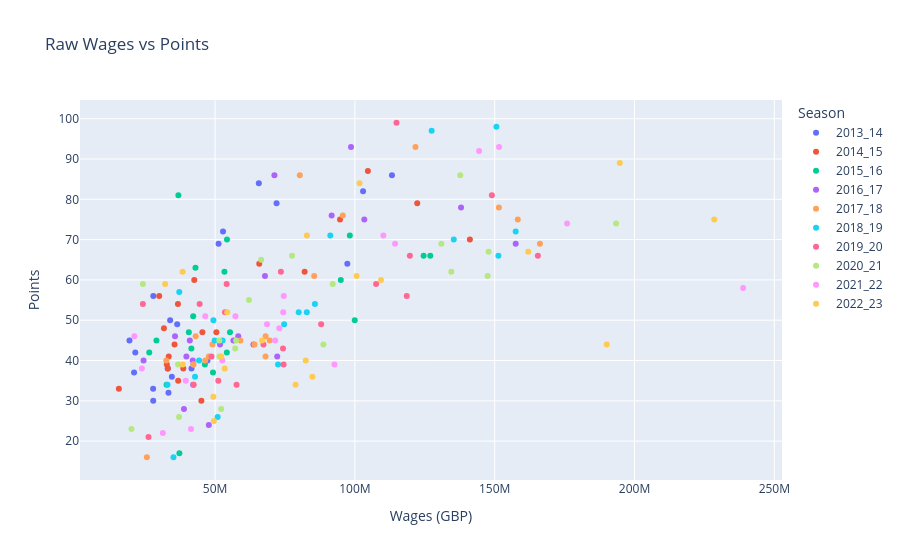

Notebook code for this chart:
### Markdown cell above
## Scatter Bubble Plot

### Code cell
# Scatterplot of Raw Wages vs Points (Clubs are hovered over to show club names)
fig5 = px.scatter(df, x='Wages_GBP', y='Pts', hover_data=['Squad', 'Season'], color = 'Season', title='Raw Wages vs Points', labels={'Wages_GBP': 'Wages (GBP)', 'Pts': 'Points'})
fig5.show()

### Figure 1 — Plotly figure (JSON) as saved in the notebook; plotly's stock layout.template omitted (floating-point values rounded to 4 significant figures)
{"data": [{"customdata": [["Manchester City", "2013_14"], ["Chelsea", "2013_14"], ["Manchester Utd", "2013_14"], ["Arsenal", "2013_14"], ["Liverpool", "2013_14"], ["Everton", "2013_14"], ["Tottenham", "2013_14"], ["West Ham", "2013_14"], ["Sunderland", "2013_14"], ["Newcastle", "2013_14"], ["West Brom", "2013_14"], ["Stoke City", "2013_14"], ["Fulham", "2013_14"], ["Aston Villa", "2013_14"], ["Southampton", "2013_14"], ["Cardiff City", "2013_14"], ["Norwich City", "2013_14"], ["Swansea City", "2013_14"], ["Hull City", "2013_14"], ["Crystal Palace", "2013_14"]], "hovertemplate": "Season=%{customdata[1]}<br>Wages (GBP)=%{x}<br>Points=%{y}<br>Squad=%{customdata[0]}<extra></extra>", "legendgroup": "2013_14", "marker": {"color": "#636efa", "symbol": "circle"}, "mode": "markers", "name": "2013_14", "orientation": "v", "showlegend": true, "type": "scatter", "x": [113254000, 102922000, 97292000, 71994000, 65647000, 52840000, 51251000, 47267000, 41565000, 36448000, 34543000, 33927000, 33327000, 33046000, 27906000, 27872000, 27829000, 21459000, 21024000, 19377000], "xaxis": "x", "y": [86, 82, 64, 79, 84, 72, 69, 40, 38, 49, 36, 50, 32, 38, 56, 30, 33, 42, 37, 45], "yaxis": "y"}, {"customdata": [["Manchester Utd", "2014_15"], ["Manchester City", "2014_15"], ["Chelsea", "2014_15"], ["Arsenal", "2014_15"], ["Liverpool", "2014_15"], ["Tottenham", "2014_15"], ["Everton", "2014_15"], ["West Ham", "2014_15"], ["QPR", "2014_15"], ["Southampton", "2014_15"], ["Sunderland", "2014_15"], ["Hull City", "2014_15"], ["Stoke City", "2014_15"], ["West Brom", "2014_15"], ["Leicester City", "2014_15"], ["Aston Villa", "2014_15"], ["Newcastle", "2014_15"], ["Crystal Palace", "2014_15"], ["Swansea City", "2014_15"], ["Burnley", "2014_15"]], "hovertemplate": "Season=%{customdata[1]}<br>Wages (GBP)=%{x}<br>Points=%{y}<br>Squad=%{customdata[0]}<extra></extra>", "legendgroup": "2014_15", "marker": {"color": "#EF553B", "symbol": "circle"}, "mode": "markers", "name": "2014_15", "orientation": "v", "showlegend": true, "type": "scatter", "x": [141120000, 122296000, 104644000, 94677000, 82030000, 65790000, 50455000, 45458000, 45100000, 42557000, 38626000, 36795000, 36713000, 35490000, 33418000, 33119000, 32733000, 31704000, 30019000, 15581000], "xaxis": "x", "y": [70, 79, 87, 75, 62, 64, 47, 47, 30, 60, 38, 35, 54, 44, 41, 38, 39, 48, 56, 33], "yaxis": "y"}, {"customdata": [["Manchester City", "2015_16"], ["Manchester Utd", "2015_16"], ["Chelsea", "2015_16"], ["Arsenal", "2015_16"], ["Liverpool", "2015_16"], ["Everton", "2015_16"], ["Tottenham", "2015_16"], ["Crystal Palace", "2015_16"], ["West Ham", "2015_16"], ["Newcastle", "2015_16"], ["Sunderland", "2015_16"], ["Southampton", "2015_16"], ["Stoke City", "2015_16"], ["West Brom", "2015_16"], ["Swansea City", "2015_16"], ["Aston Villa", "2015_16"], ["Leicester City", "2015_16"], ["Norwich City", "2015_16"], ["Watford", "2015_16"], ["Bournemouth", "2015_16"]], "hovertemplate": "Season=%{customdata[1]}<br>Wages (GBP)=%{x}<br>Points=%{y}<br>Squad=%{customdata[0]}<extra></extra>", "legendgroup": "2015_16", "marker": {"color": "#00cc96", "symbol": "circle"}, "mode": "markers", "name": "2015_16", "orientation": "v", "showlegend": true, "type": "scatter", "x": [126956000, 124573000, 99939000, 98190000, 94957000, 55323000, 54248000, 54189000, 53333000, 49255000, 46349000, 42983000, 42158000, 41521000, 40612000, 37231000, 36878000, 32656000, 29019000, 26453000], "xaxis": "x", "y": [66, 66, 50, 71, 60, 47, 70, 42, 62, 37, 39, 63, 51, 43, 47, 17, 81, 34, 45, 42], "yaxis": "y"}, {"customdata": [["Manchester Utd", "2016_17"], ["Manchester City", "2016_17"], ["Arsenal", "2016_17"], ["Chelsea", "2016_17"], ["Liverpool", "2016_17"], ["Crystal Palace", "2016_17"], ["Tottenham", "2016_17"], ["Everton", "2016_17"], ["Leicester City", "2016_17"], ["Southampton", "2016_17"], ["West Ham", "2016_17"], ["Stoke City", "2016_17"], ["Sunderland", "2016_17"], ["Hull City", "2016_17"], ["Watford", "2016_17"], ["West Brom", "2016_17"], ["Swansea City", "2016_17"], ["Middlesbrough", "2016_17"], ["Bournemouth", "2016_17"], ["Burnley", "2016_17"]], "hovertemplate": "Season=%{customdata[1]}<br>Wages (GBP)=%{x}<br>Points=%{y}<br>Squad=%{customdata[0]}<extra></extra>", "legendgroup": "2016_17", "marker": {"color": "#ab63fa", "symbol": "circle"}, "mode": "markers", "name": "2016_17", "orientation": "v", "showlegend": true, "type": "scatter", "x": [157508000, 137961000, 103365000, 98614000, 91686000, 72219000, 71214000, 67837000, 63701000, 58272000, 56552000, 51762000, 47762000, 42145000, 41998000, 40960000, 39728000, 38868000, 35665000, 24414000], "xaxis": "x", "y": [69, 78, 75, 93, 76, 41, 86, 61, 44, 46, 45, 44, 24, 34, 40, 45, 41, 28, 46, 40], "yaxis": "y"}, {"customdata": [["Manchester Utd", "2017_18"], ["Arsenal", "2017_18"], ["Manchester City", "2017_18"], ["Chelsea", "2017_18"], ["Liverpool", "2017_18"], ["Everton", "2017_18"], ["Tottenham", "2017_18"], ["West Ham", "2017_18"], ["Southampton", "2017_18"], ["Crystal Palace", "2017_18"], ["Leicester City", "2017_18"], ["West Brom", "2017_18"], ["Stoke City", "2017_18"], ["Swansea City", "2017_18"], ["Watford", "2017_18"], ["Bournemouth", "2017_18"], ["Newcastle", "2017_18"], ["Brighton", "2017_18"], ["Burnley", "2017_18"], ["Huddersfield", "2017_18"]], "hovertemplate": "Season=%{customdata[1]}<br>Wages (GBP)=%{x}<br>Points=%{y}<br>Squad=%{customdata[0]}<extra></extra>", "legendgroup": "2017_18", "marker": {"color": "#FFA15A", "symbol": "circle"}, "mode": "markers", "name": "2017_18", "orientation": "v", "showlegend": true, "type": "scatter", "x": [166171000, 158256000, 151498000, 121662000, 95673000, 85440000, 80298000, 69533000, 68073000, 68041000, 64107000, 59054000, 49052000, 47773000, 46476000, 43061000, 42219000, 42219000, 32557000, 25607000], "xaxis": "x", "y": [69, 75, 78, 93, 76, 61, 86, 45, 46, 41, 44, 45, 44, 41, 40, 46, 39, 39, 40, 16], "yaxis": "y"}, {"customdata": [["Chelsea", "2018_19"], ["Manchester Utd", "2018_19"], ["Manchester City", "2018_19"], ["Arsenal", "2018_19"], ["Liverpool", "2018_19"], ["Tottenham", "2018_19"], ["Everton", "2018_19"], ["West Ham", "2018_19"], ["Leicester City", "2018_19"], ["Crystal Palace", "2018_19"], ["Southampton", "2018_19"], ["Bournemouth", "2018_19"], ["Fulham", "2018_19"], ["Newcastle", "2018_19"], ["Watford", "2018_19"], ["Burnley", "2018_19"], ["Brighton", "2018_19"], ["Wolves", "2018_19"], ["Huddersfield", "2018_19"], ["Cardiff City", "2018_19"]], "hovertemplate": "Season=%{customdata[1]}<br>Wages (GBP)=%{x}<br>Points=%{y}<br>Squad=%{customdata[0]}<extra></extra>", "legendgroup": "2018_19", "marker": {"color": "#19d3f3", "symbol": "circle"}, "mode": "markers", "name": "2018_19", "orientation": "v", "showlegend": true, "type": "scatter", "x": [157507000, 151325000, 150611000, 135360000, 127460000, 91206000, 85707000, 82795000, 79900000, 74701000, 72514500, 52690000, 50919000, 49845000, 49398000, 44263000, 42821000, 37187000, 35115000, 32990000], "xaxis": "x", "y": [72, 66, 98, 70, 97, 71, 54, 52, 52, 49, 39, 45, 26, 45, 50, 40, 36, 57, 16, 34], "yaxis": "y"}, {"customdata": [["Manchester Utd", "2019_20"], ["Manchester City", "2019_20"], ["Chelsea", "2019_20"], ["Arsenal", "2019_20"], ["Liverpool", "2019_20"], ["Tottenham", "2019_20"], ["Everton", "2019_20"], ["West Ham", "2019_20"], ["Crystal Palace", "2019_20"], ["Leicester City", "2019_20"], ["Newcastle", "2019_20"], ["Watford", "2019_20"], ["Wolves", "2019_20"], ["Southampton", "2019_20"], ["Aston Villa", "2019_20"], ["Brighton", "2019_20"], ["Burnley", "2019_20"], ["Bournemouth", "2019_20"], ["Norwich City", "2019_20"], ["Sheffield United", "2019_20"]], "hovertemplate": "Season=%{customdata[1]}<br>Wages (GBP)=%{x}<br>Points=%{y}<br>Squad=%{customdata[0]}<extra></extra>", "legendgroup": "2019_20", "marker": {"color": "#FF6692", "symbol": "circle"}, "mode": "markers", "name": "2019_20", "orientation": "v", "showlegend": true, "type": "scatter", "x": [165440000, 148990000, 119650000, 118540000, 114870000, 107580000, 87930000, 74506000, 74290000, 73530000, 67310000, 57670000, 54130000, 53540000, 51150000, 48720000, 44470000, 42350000, 26190000, 24180000], "xaxis": "x", "y": [66, 81, 66, 56, 99, 59, 49, 39, 43, 62, 44, 34, 59, 52, 35, 41, 54, 34, 21, 54], "yaxis": "y"}, {"customdata": [["Manchester Utd", "2020_21"], ["Chelsea", "2020_21"], ["Arsenal", "2020_21"], ["Manchester City", "2020_21"], ["Tottenham", "2020_21"], ["Liverpool", "2020_21"], ["Everton", "2020_21"], ["Crystal Palace", "2020_21"], ["Leicester City", "2020_21"], ["West Ham", "2020_21"], ["Aston Villa", "2020_21"], ["Newcastle", "2020_21"], ["Southampton", "2020_21"], ["Fulham", "2020_21"], ["Brighton", "2020_21"], ["Wolves", "2020_21"], ["West Brom", "2020_21"], ["Burnley", "2020_21"], ["Leeds United", "2020_21"], ["Sheffield United", "2020_21"]], "hovertemplate": "Season=%{customdata[1]}<br>Wages (GBP)=%{x}<br>Points=%{y}<br>Squad=%{customdata[0]}<extra></extra>", "legendgroup": "2020_21", "marker": {"color": "#B6E880", "symbol": "circle"}, "mode": "markers", "name": "2020_21", "orientation": "v", "showlegend": true, "type": "scatter", "x": [193410000, 147811988, 147450000, 137678000, 134476000, 130920000, 92073000, 88735000, 77526000, 66476000, 62113024, 57546000, 57184000, 52168824, 51578900, 51513800, 37088200, 36751000, 24186400, 20087200], "xaxis": "x", "y": [74, 67, 61, 86, 62, 69, 59, 44, 66, 65, 55, 45, 43, 28, 41, 45, 26, 39, 59, 23], "yaxis": "y"}, {"customdata": [["Manchester Utd", "2021_22"], ["Chelsea", "2021_22"], ["Manchester City", "2021_22"], ["Liverpool", "2021_22"], ["Arsenal", "2021_22"], ["Tottenham", "2021_22"], ["Everton", "2021_22"], ["West Ham", "2021_22"], ["Leicester City", "2021_22"], ["Crystal Palace", "2021_22"], ["Aston Villa", "2021_22"], ["Newcastle", "2021_22"], ["Wolves", "2021_22"], ["Southampton", "2021_22"], ["Brighton", "2021_22"], ["Watford", "2021_22"], ["Burnley", "2021_22"], ["Norwich City", "2021_22"], ["Leeds United", "2021_22"], ["Brentford", "2021_22"]], "hovertemplate": "Season=%{customdata[1]}<br>Wages (GBP)=%{x}<br>Points=%{y}<br>Squad=%{customdata[0]}<extra></extra>", "legendgroup": "2021_22", "marker": {"color": "#FF97FF", "symbol": "circle"}, "mode": "markers", "name": "2021_22", "orientation": "v", "showlegend": true, "type": "scatter", "x": [238850000, 175890000, 151552000, 144412000, 114370000, 110190000, 92698000, 74556000, 74370000, 72950000, 71490000, 68570000, 57270000, 52580000, 46470000, 41380000, 39520000, 31320000, 23810000, 21130000], "xaxis": "x", "y": [58, 74, 93, 92, 69, 71, 39, 56, 52, 48, 45, 49, 51, 40, 51, 23, 35, 22, 38, 46], "yaxis": "y"}, {"customdata": [["Manchester Utd", "2022_23"], ["Manchester City", "2022_23"], ["Chelsea", "2022_23"], ["Liverpool", "2022_23"], ["Tottenham", "2022_23"], ["Arsenal", "2022_23"], ["Aston Villa", "2022_23"], ["Everton", "2022_23"], ["Newcastle", "2022_23"], ["West Ham", "2022_23"], ["Leicester City", "2022_23"], ["Crystal Palace", "2022_23"], ["Fulham", "2022_23"], ["Nottingham", "2022_23"], ["Wolves", "2022_23"], ["Southampton", "2022_23"], ["Leeds United", "2022_23"], ["Bournemouth", "2022_23"], ["Brighton", "2022_23"], ["Brentford", "2022_23"]], "hovertemplate": "Season=%{customdata[1]}<br>Wages (GBP)=%{x}<br>Points=%{y}<br>Squad=%{customdata[0]}<extra></extra>", "legendgroup": "2022_23", "marker": {"color": "#FECB52", "symbol": "circle"}, "mode": "markers", "name": "2022_23", "orientation": "v", "showlegend": true, "type": "scatter", "x": [228514000, 194740000, 190060000, 161980000, 109330000, 101660000, 100620000, 84812000, 82836000, 82420000, 78780000, 66820000, 54340000, 53430000, 52182000, 49556000, 49374000, 38428000, 38376000, 32136000], "xaxis": "x", "y": [75, 89, 44, 67, 60, 84, 61, 36, 71, 40, 34, 45, 52, 38, 41, 25, 31, 39, 62, 59], "yaxis": "y"}], "layout": {"legend": {"title": {"text": "Season"}, "tracegroupgap": 0}, "title": {"text": "Raw Wages vs Points"}, "xaxis": {"anchor": "y", "domain": [0, 1], "title": {"text": "Wages (GBP)"}}, "yaxis": {"anchor": "x", "domain": [0, 1], "title": {"text": "Points"}}}}
